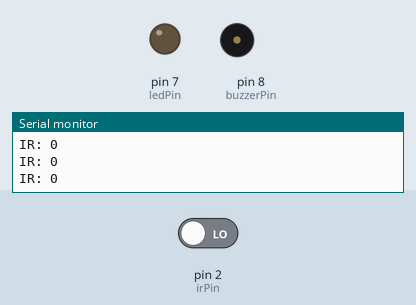
This sketch was run on a simulated Arduino Uno, built with avr-gcc and run on an emulated ATmega328P. Parts: output pins drawn as LEDs (lit = HIGH), buzzer (waves = sounding), the last lines printed to the serial monitor. The inputs (shaded band) are chosen by the test bench; at power-on: pin 2 (irPin) LOW.

Above: at 1.2 s.
1.3 s: pin 2 (irPin) driven HIGH
At 1.4 s:
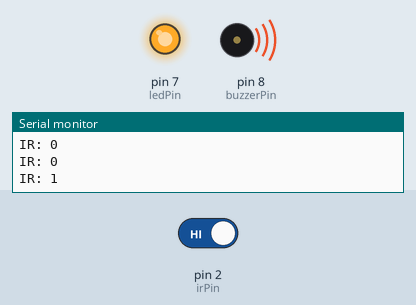
4.3 s: pin 2 (irPin) driven LOW
At 4.4 s:
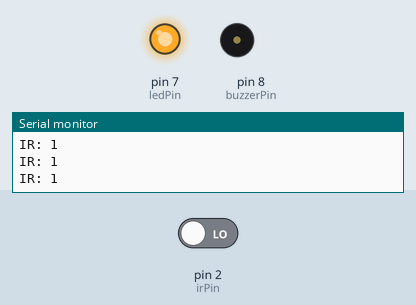
Timing chart, 0 to 7.3 s (numbered marks = the images above; inputs shaded):
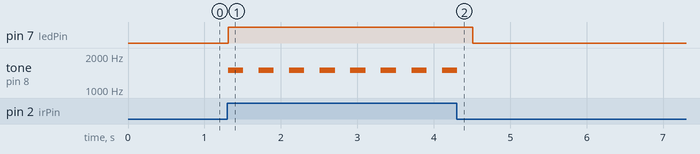

Measured:
- after the input at 1.3 s, pin 7 (ledPin): LOW → HIGH at once; tone on pin 8 (buzzerPin): alternates 1500 Hz for 0.20 s and silent for 0.20 s, starting at once
- after the input at 4.3 s, pin 7 (ledPin): HIGH → LOW after 0.21 s; tone on pin 8 (buzzerPin): goes on until 4.3 s, then stays silent

The sketch:

code.ino
```cpp
#define irPin 2
#define ledPin 7
#define buzzerPin 8

void setup() {
  pinMode(irPin, INPUT);
  pinMode(ledPin, OUTPUT);
  pinMode(buzzerPin, OUTPUT);

  Serial.begin(9600);
}

void loop() {
  int irState = digitalRead(irPin);
  Serial.print("IR: ");
  Serial.println(irState);

  if (irState == HIGH) {
    digitalWrite(ledPin, HIGH);
    tone(buzzerPin, 1500);
    delay(200);
    noTone(buzzerPin);
    delay(200);
  }
  else {
    digitalWrite(ledPin, LOW);
    noTone(buzzerPin);
  }
}
```
